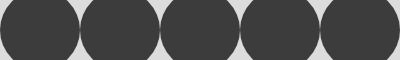
Frame 1 (no input)
Frame 60 (no input): identical to frame 1, image omitted
Frame 120 (the mouse pressed at the canvas centre since frame 60): identical to frame 1, image omitted

The p5.js sketch that drew this single still picture (run headless with seeded random() and noise() and a simulated clock; from frame 60 on, the mouse is pressed at the canvas centre):

// p5.js sketch
// ── sketch.js
let aantal = 5;
function setup() {
    createCanvas(400, 60);
    noStroke();
    fill(60);
}

function draw() {
    background(220);

    let afstand = width / aantal

    for (i = 0; i < aantal; i++) {
        let x = afstand / 2 + i * afstand;

        circle(x, 30, afstand)
    }
}
